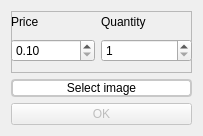
<?xml version="1.0" encoding="UTF-8"?>
<ui version="4.0">
 <class>Dialog</class>
 <widget class="QDialog" name="Dialog">
  <property name="geometry">
   <rect>
    <x>0</x>
    <y>0</y>
    <width>203</width>
    <height>136</height>
   </rect>
  </property>
  <property name="windowTitle">
   <string>price, quantity, hold</string>
  </property>
  <layout class="QVBoxLayout" name="verticalLayout_3">
   <item>
    <widget class="QFrame" name="frame">
     <property name="frameShape">
      <enum>QFrame::StyledPanel</enum>
     </property>
     <property name="frameShadow">
      <enum>QFrame::Raised</enum>
     </property>
     <widget class="QWidget" name="layoutWidget">
      <property name="geometry">
       <rect>
        <x>90</x>
        <y>0</y>
        <width>91</width>
        <height>51</height>
       </rect>
      </property>
      <layout class="QVBoxLayout" name="verticalLayout_2">
       <item>
        <widget class="QLabel" name="label_2">
         <property name="text">
          <string>Quantity</string>
         </property>
        </widget>
       </item>
       <item>
        <widget class="QSpinBox" name="boxQuantity">
         <property name="minimum">
          <number>1</number>
         </property>
         <property name="maximum">
          <number>1000000</number>
         </property>
        </widget>
       </item>
      </layout>
     </widget>
     <widget class="QWidget" name="layoutWidget">
      <property name="geometry">
       <rect>
        <x>0</x>
        <y>0</y>
        <width>84</width>
        <height>51</height>
       </rect>
      </property>
      <layout class="QVBoxLayout" name="verticalLayout">
       <item>
        <widget class="QLabel" name="label">
         <property name="text">
          <string>Price</string>
         </property>
        </widget>
       </item>
       <item>
        <widget class="QDoubleSpinBox" name="boxPrice">
         <property name="minimum">
          <double>0.100000000000000</double>
         </property>
         <property name="maximum">
          <double>3000.000000000000000</double>
         </property>
         <property name="singleStep">
          <double>0.100000000000000</double>
         </property>
        </widget>
       </item>
      </layout>
     </widget>
    </widget>
   </item>
   <item>
    <widget class="QPushButton" name="buttoSelectIamge">
     <property name="styleSheet">
      <string notr="true">QPushButton:!pressed{
background-color: rgb(255, 255, 255);
border-radius:4px;
border: 2px solid rgb(200, 200, 200);
}
QPushButton::pressed{
	background-color: rgb(153, 153, 153);
	border-radius:4px;
	border: 2px solid Blue
}</string>
     </property>
     <property name="text">
      <string>Select image</string>
     </property>
    </widget>
   </item>
   <item>
    <widget class="QPushButton" name="buttonOK">
     <property name="enabled">
      <bool>false</bool>
     </property>
     <property name="text">
      <string>OK</string>
     </property>
    </widget>
   </item>
  </layout>
 </widget>
 <resources/>
 <connections/>
</ui>
